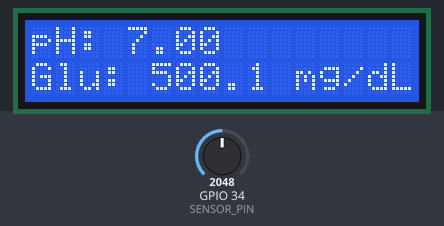
The sketch below on a simulated ESP32. Parts: 16×2 character LCD. Inputs (shaded band) come from the test bench; at power-on: GPIO 34 (SENSOR_PIN) = 2048 (analog values on the 0–4095 scale). What the sketch prints to the serial monitor is not drawn.

Above: at 3.2 s.
3.3 s: GPIO 34 (SENSOR_PIN) set to 43
At 5.3 s:
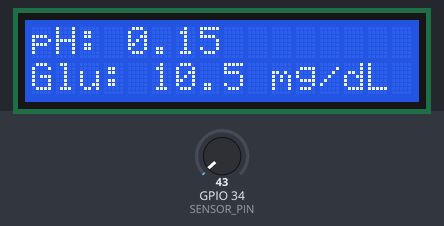
5.6 s: GPIO 34 (SENSOR_PIN) set to 36
At 6.7 s:
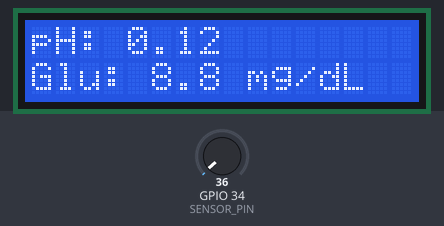
7.7 s: GPIO 34 (SENSOR_PIN) set to 0
At 8.9 s:
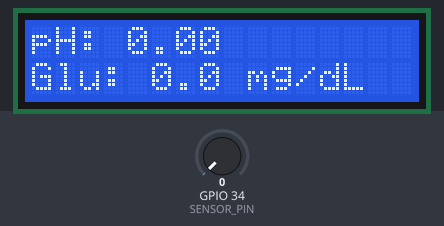
Timing chart, 0 to 10.7 s (numbered marks = the images above; inputs shaded):
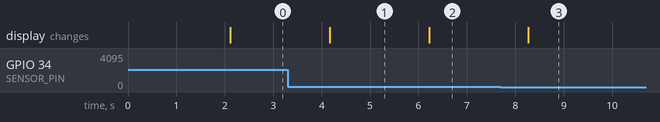

The sketch:

sketch.ino
```cpp
#include <Wire.h>
#include <LiquidCrystal_I2C.h>

#define SENSOR_PIN 34

LiquidCrystal_I2C lcd(0x27, 16, 2); // LCD I2C 16x2, alamat 0x27

void setup() {
  Serial.begin(115200);
  analogReadResolution(12);

  Wire.begin(21, 22); // SDA, SCL ESP32 default

  lcd.init();
  lcd.backlight();

  lcd.setCursor(0, 0);
  lcd.print("Sensor siap...");
  delay(2000);
  lcd.clear();
}

void loop() {
  int adcValue = analogRead(SENSOR_PIN);
  float phValue = (adcValue / 4095.0) * 14.0;        // Skala pH 0-14
  float glucoseValue = (adcValue / 4095.0) * 1000.0; // Skala glukosa mg/dL 0-1000

  // Tampilkan di Serial
  Serial.print("ADC: ");
  Serial.print(adcValue);
  Serial.print(" | pH: ");
  Serial.print(phValue, 2);
  Serial.print(" | Glukosa: ");
  Serial.print(glucoseValue, 1);
  Serial.println(" mg/dL");

  // Tampilkan di LCD: baris 1 = pH, baris 2 = Glukosa
  lcd.setCursor(0, 0);
  lcd.print("pH: ");
  lcd.print(phValue, 2);
  lcd.print("    ");

  lcd.setCursor(0, 1);
  lcd.print("Glu: ");
  lcd.print(glucoseValue, 1);
  lcd.print(" mg/dL ");

  delay(1000);
}
```

Measured:
- after the input at 3.3 s, the display: changes after 0.86 s (image 1)
- after the input at 5.6 s, the display: changes after 0.62 s (image 2)
- after the input at 7.7 s, the display: changes after 0.57 s (image 3)
